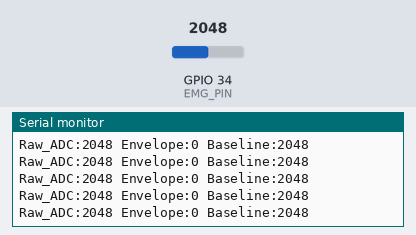
Recording of a sketch running on a simulated ESP32. On the bench: the last lines printed to the serial monitor. The inputs (shaded band) are chosen by the test bench; at power-on: GPIO 34 (EMG_PIN) = 2048 (analog values on the 0–4095 scale).

Above: at 3.2 s.
3.3 s: GPIO 34 (EMG_PIN) set to 2866
At 3.9 s:
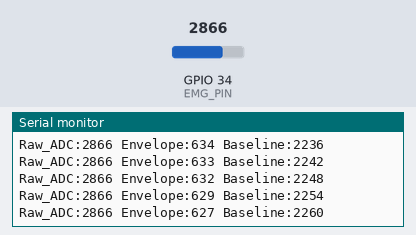
4.8 s: GPIO 34 (EMG_PIN) set to 3603
At 5.4 s:
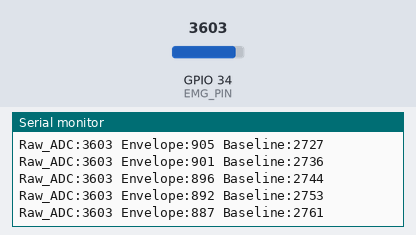
Timing chart, 0 to 7.8 s (numbered marks = the images above; inputs shaded):
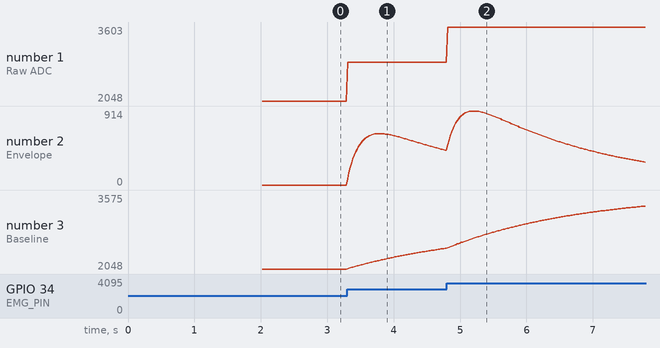

Measured:
- after the input at 3.3 s, the serial monitor: prints a new line at once (image 1)
- plotted number 1: 2048 → 2866 after the input at 3.3 s
- plotted number 2: 0 → 427 after the input at 3.3 s
- plotted number 3: 2048 → 2477 after the input at 3.3 s

The sketch:

emg_test.ino
```cpp
/*
  EMG Muscle Sensor V3.0 Test Sketch
  Configured to match wearable node wiring (Node 0 Master & Node 1 Left Upper)

  Pin Connections (Identical to Node):
    - EMG SIG  -> ESP32 GPIO 34 (ADC1_CH6)
    - EMG +Vs  -> +5V (From ±5V Dual-Rail Boost Converter)
    - EMG -Vs  -> -5V (From ±5V Dual-Rail Boost Converter)
    - EMG GND  -> ESP32 GND (Common Ground tied to Boost GND)

  Serial Monitor / Serial Plotter: 115200 baud
*/

// Connect the SIG pin of the EMG sensor to GPIO 34 (matching node firmware)
#define EMG_PIN 34

void setup() {
  Serial.begin(115200);

  // Power-up stabilization delay (matching node firmware boot fix)
  delay(2000);

  // Set ADC resolution to 12 bits (0-4095) for ESP32 ADC1
  analogReadResolution(12);

  Serial.println("\n\n==========================================");
  Serial.println("   EMG Muscle Sensor V3.0 Testing Suite   ");
  Serial.println("==========================================");
  Serial.println("Node-matched pinout: SIG -> GPIO 34 | +Vs -> +5V | -Vs -> -5V | GND -> Common GND");
  Serial.println("Observe resting baseline, then flex target muscle to verify activation response.\n");
}

void loop() {
  // 1. Read the raw 12-bit analog signal (0 - 4095)
  int rawEMG = analogRead(EMG_PIN);

  // 2. Dynamic baseline tracking & rectified activation envelope
  static float baseline = 0;
  static float smoothedEnvelope = 0;

  // Slowly converge to DC baseline offset
  if (baseline == 0) {
    baseline = rawEMG;
  } else {
    baseline = (0.01f * rawEMG) + (0.99f * baseline);
  }

  // Rectify signal around baseline
  float rectified = abs(rawEMG - baseline);

  // Exponential Moving Average (EMA) envelope (0.1 = fast, 0.9 = smooth)
  smoothedEnvelope = (0.1f * rectified) + (0.9f * smoothedEnvelope);

  // 3. Serial Plotter and Monitor friendly output
  // Open Tools > Serial Plotter to see real-time graph of all 3 traces
  Serial.print("Raw_ADC:");
  Serial.print(rawEMG);
  Serial.print(" ");
  Serial.print("Envelope:");
  Serial.print((int)smoothedEnvelope);
  Serial.print(" ");
  Serial.print("Baseline:");
  Serial.println((int)baseline);

  delay(20); // 50 Hz sampling rate (matches node loop rate)
}
```
